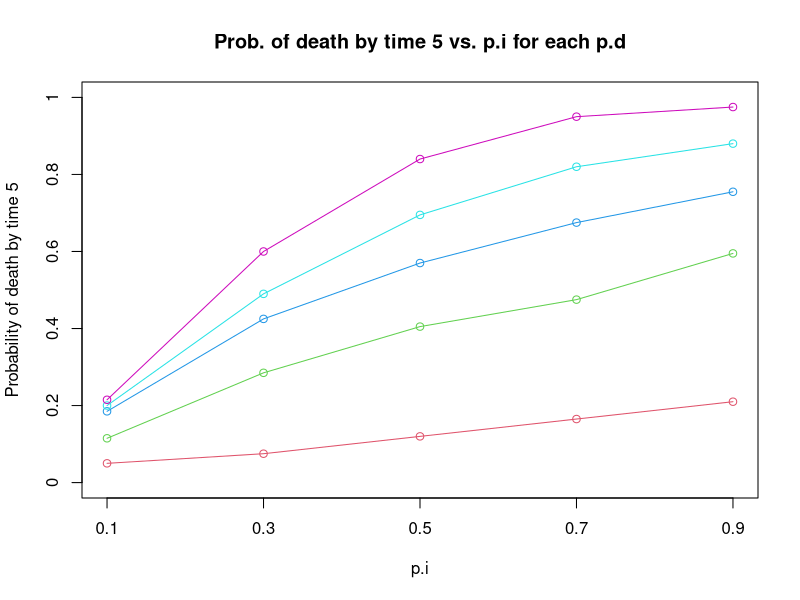
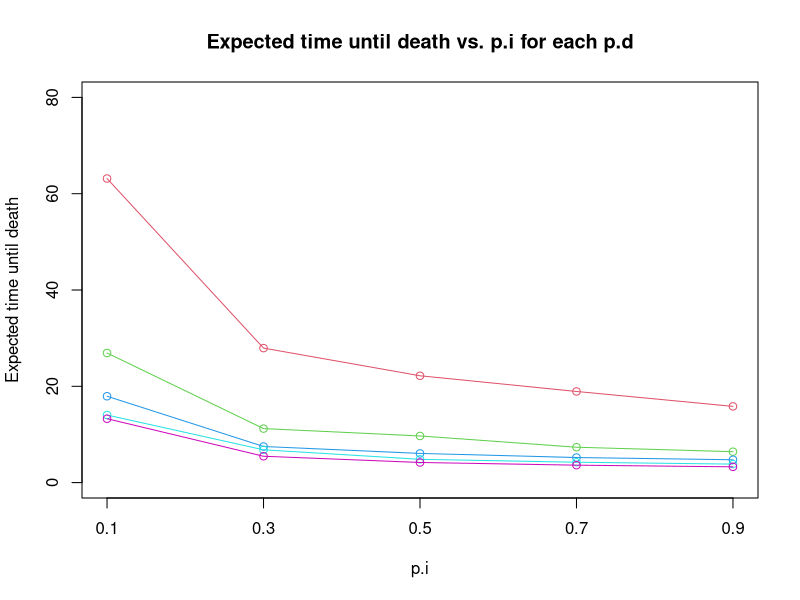
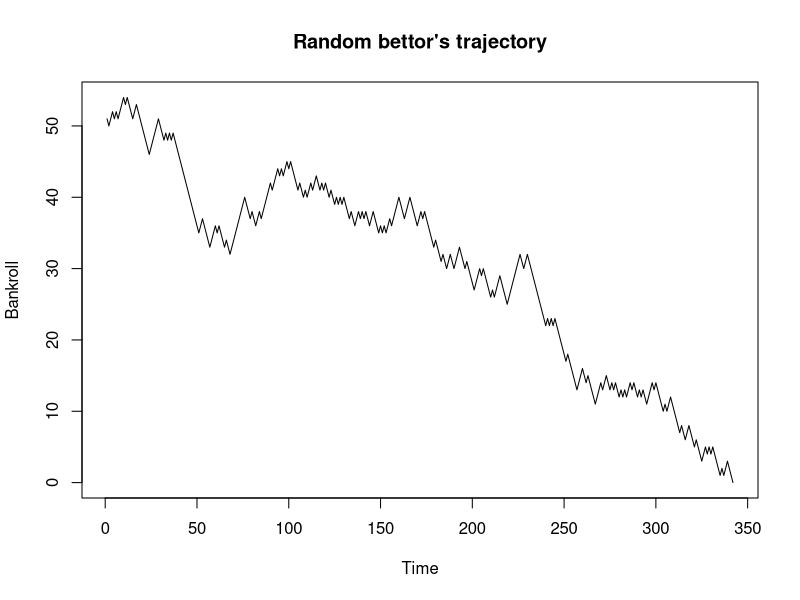
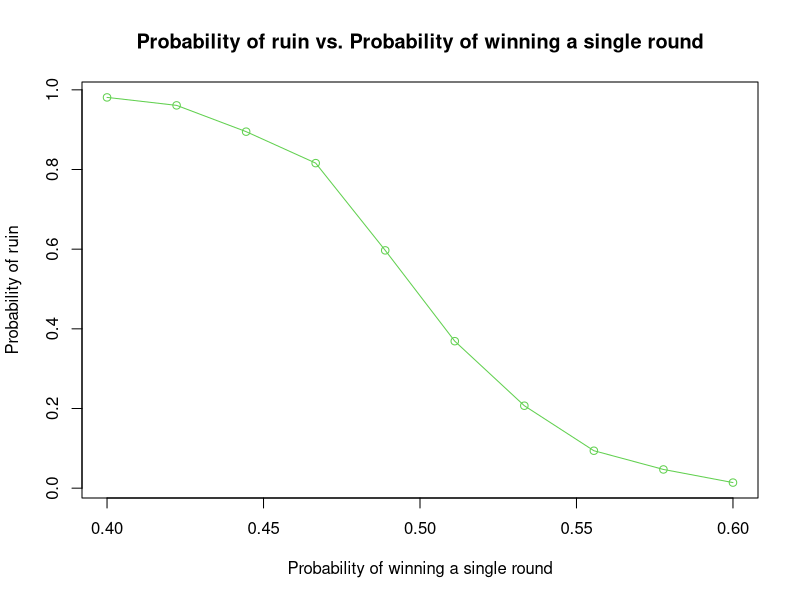
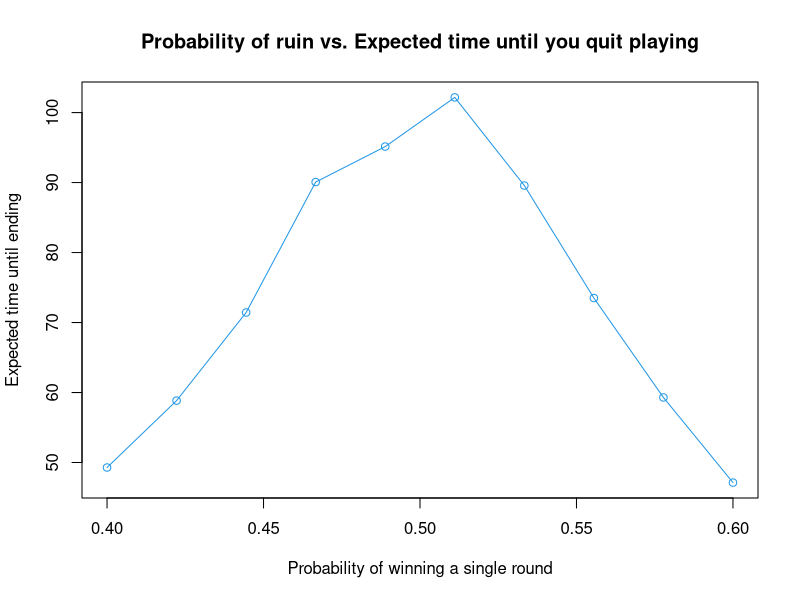
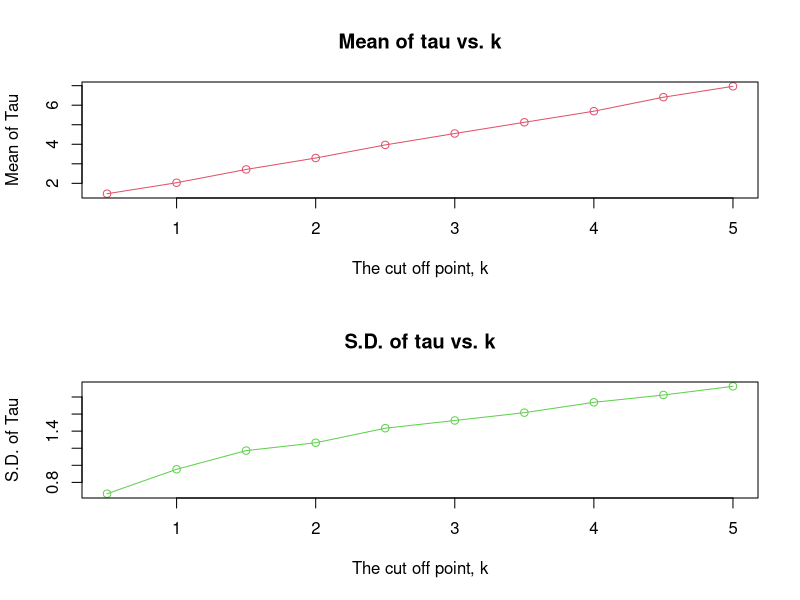

The R script that drew these images, in order:
###### Section 1 #######

x <- seq(-3, 3, length=1000)
phi <- rep(1/sqrt(2*pi), 1000)
for(i in 1:1000)
{

  phi[i] <- phi[i]*exp(-(x[i]^2)/2 ) 

}
f <- function(x) 
{
  return( exp(-(x^2)/2) ) 
}

x <- seq(-3, 3, length=1000) 
phi <- rep(1/sqrt(2*pi), 1000)

for(i in 1:1000)
{
 
  phi[i] <- phi[i]*f(x[i])

}
# global variable 
x <- 5

# x is also the input name
f <- function(x) 
{
  print(x) 
}
f(2)
f <- function(y)
{

  print(x)
  x <- y  
  print(x)

}
f(2)
f <- function(z,y) 
{
  return( x + y ) 
}
f(2,3) 
x <- 10 
f <- function(y) 
{
 print(x) 
 x = x + y 
 print(x) 
}
f(5) 
print(x) 
get.root <- function(a, b, c)
{

  d <- b^2 - 4*a*c 

  if( d < 0 ) 
  {

    roots <- c()

  } else
  {

    roots <- c( (-b - sqrt(d))/(2*a), (-b + sqrt(d))/(2*a) ) 
  
  }

  return(roots)

}
get.root(1, 1, -2) 
get.root(1, 0, 1)

####### Section 2 ########

A = matrix( rbinom(2000, 50, .6), 200, 10) 
f <- function(x) sort(x)[3] 
OUT <- rep(0, 200)  
for(i in 1:200)
{

   OUT[i] <- f( A[i,] ) 

}
 
OUT <- apply(A, 1, f) 
f <- function(x) x[1]^2 + x[2]^2 
x1 <- seq(0,1,by=.01)
x2 <- seq(1,2,by=.01) 
q <- NULL
k <- 0 
for(i in 1:101)
{
 for(j in 1:101)
 {
  k=k+1
  q[k] <- f( c(x1[i],x2[j]) ) 
 }
}
Q <- t( matrix(q, 101, 101) )
n <- NULL
for(i in 1:101) n <- c(n, rep((i-1)/100, 101)) 
v <- cbind(n, seq(1,2,length=101))
z <- apply(v,1,f)
Z <- t( matrix(z, 101, 101) )

####### Section 3 ########

rproc <- function(n, p.i, p.d) 
{

   P <- matrix(0, 3, 3) 
   P[1,] <- c(1-p.i, p.i, 0) 
   P[2,] <- c(.5*(1-p.d), .5*(1-p.d), p.d)
   P[3,] <- c(0, 0, 1) 

   X <- list() 

   for(j in 1:n)
   {

      x <- c(1)
      k <- 1 
      
      while( x[k] != 3 ) 
      {

          u <- runif(1) 
          p <- P[x[k],]
          if( u < p[1] )
          {

             x <- c(x,1) 

          } else if( u < sum(p[1:2]) ) 
          {
          
             x <- c(x,2) 

          } else 
          {
           
             x <- c(x,3)
             
          }
          
          k <- k + 1 
          
       }
       
       X[[j]] <- x	     
    }
   return(X) 
}
char.proc <- function(Q)
{ 
   n <- Q[1]; p.i <- Q[2]; p.d <- Q[3]; T <- Q[4]; 
   Y <- rproc(n, p.i, p.d) 
   L <- rep(0, n)
   for(i in 1:n)
   {   
      L[i] <- length( Y[[i]] )  
   }
   return( c( mean(L <= T), mean(L) ) ) 
}
pi <- seq(.1, .9, by=.2)
pd <- seq(.1, .9, by=.2)  
G <- NULL
for(i in 1:5) G <- c(G, rep(pi[i], 5)) 
G <- cbind(G, pd)
G <- cbind(rep(200,25), G, rep(5, 25) ) 
OUT <- apply(G, 1, char.proc)
ii1 <- seq(1, 25, by=5) 
ii2 <- seq(2, 25, by=5)
ii3 <- seq(3, 25, by=5)
ii4 <- seq(4, 25, by=5)
ii5 <- seq(5, 25, by=5)
plot( G[ii1,2], OUT[1,ii1], col=2, ylim=c(0,1), xlab="p.i", 
   ylab="Probability of death by time 5", axes=F, 
   main="Prob. of death by time 5 vs. p.i for each p.d")
axis(1, seq(.1, .9, length=5), seq(.1, .9, length=5))
axis(2, seq(0, 1, length=6), seq(0, 1, length=6))
box()
lines( G[ii1,2], OUT[1,ii1], col=2) 
lines( G[ii2,2], OUT[1,ii2], col=3)
points( G[ii2,2], OUT[1,ii2], col=3)
points( G[ii3,2], OUT[1,ii3], col=4)
lines( G[ii3,2], OUT[1,ii3], col=4)
points( G[ii4,2], OUT[1,ii4], col=5)
lines( G[ii4,2], OUT[1,ii4], col=5)
points( G[ii5,2], OUT[1,ii5], col=6) 
lines( G[ii5,2], OUT[1,ii5], col=6) 
plot( G[ii1,2], OUT[2,ii1], col=2, ylim=c(0,80), xlab="p.i", 
   ylab="Expected time until death", axes=F, 
   main="Expected time until death vs. p.i for each p.d")
axis(1, seq(.1, .9, length=5), seq(.1, .9, length=5))
axis(2, seq(0, 80, length=5), seq(0, 80, length=5))
box()
lines( G[ii1,2], OUT[2,ii1], col=2) 
lines( G[ii2,2], OUT[2,ii2], col=3)
points( G[ii2,2], OUT[2,ii2], col=3)
points( G[ii3,2], OUT[2,ii3], col=4)
lines( G[ii3,2], OUT[2,ii3], col=4)
points( G[ii4,2], OUT[2,ii4], col=5)
lines( G[ii4,2], OUT[2,ii4], col=5)
points( G[ii5,2], OUT[2,ii5], col=6) 
lines( G[ii5,2], OUT[2,ii5], col=6) 

######## Section 4 #########

bet.round <- function(I) 
{

   p <- I[1]; D <- I[2]; 
   startval <- D
   bank <- NULL
   k <- 0 
   while( (D > 0) & (D < (2*startval)) ) 
   {
      ind <- rbinom(1, 1, p) 
      if( ind == 1) 
      {
      
         D = D + 1 
        
      } else 
      {
      
         D = D - 1
         
      }
      
      k <- k + 1
      bank = c(bank, D) 
      
   }
   
   # return(c(k, (D==0)))
   
   return(bank) 
   
}
plot( bet.round( c(.4, 50) ), xlab="Time", ylab="Bankroll", 
   main="Random bettor's trajectory", type="l")
bet.round <- function(I) 
{
   p <- I[1]; D <- I[2]; 
   startval <- D
   bank <- NULL
   k <- 0 
   while( (D > 0) & (D < (2*startval)) ) 
   {
      ind <- rbinom(1, 1, p) 
      if( ind == 1) 
      {     
         D = D + 1       
      } else 
      {     
         D = D - 1        
      }     
      k <- k + 1
      bank = c(bank, D)     
   }  
   return(c(k, (D==0)))
   #return(bank) 
}
meantime <- function(J)
{
 
   p <- J[1]; D <- J[2]; nreps <- J[3]; 
   m <- matrix(0, nreps, 2)
   for(j in 1:nreps) m[j,] <- bet.round( c(p, D) ) 
   return( c(mean(m[,1]), mean(m[,2]) ) )
   
}
probs <- as.matrix( seq(.4, .6, length=10), 1, 10) 
inputs <- cbind( probs, rep(10, 10), rep(1000, 10) ) 
times <- apply(inputs, 1, meantime)
plot(probs, times[2,], xlab="Probability of winning a single round", 
   ylab="Probability of ruin", 
   main="Probability of ruin vs. Probability of winning a single round", col=3)
lines(probs, times[2,], col=3)
plot(probs, times[1,], xlab="Probability of winning a single round", 
   ylab="Expected time until ending", 
   main="Probability of ruin vs. Expected time until you quit playing", col=4)
lines(probs, times[1,], col=4)

######## Section 5 ##########

single.tau <- function(k) 
{
   X <- c(0) 
   i <- 0 
   while( sum(abs(X)) < k ) 
   {
      i <- i + 1 
      X<- c(X, rnorm(1)) 
   } 
   return(i)
}
rtau <- function(nreps, k)
{
   B <- as.matrix( rep(k, nreps), 1, nreps ) 
   V <- apply(B, 1, single.tau)
   return(V)
}
K <- seq(.5, 5, by=.5) 
Q <- matrix(0, 10, 2)
for(j in 1:10)
{

   TAU <- rtau(1000, K[j])
   Q[j,] <- c( mean(TAU), sd(TAU) ) 
   
}

par(mfrow=c(2,1))
plot(K, Q[,1], xlab="The cut off point, k", 
   ylab="Mean of Tau", main="Mean of tau vs. k", col=2)
lines(K, Q[,1], col=2)

plot(K, Q[,2], xlab="The cut off point, k", 
   ylab="S.D. of Tau", main="S.D. of tau vs. k", col=3)
lines(K, Q[,2], col=3)
